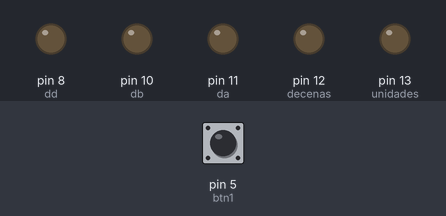
Bench run of a sketch on a simulated Arduino Uno, built with avr-gcc and run on an emulated ATmega328P. Shown: output pins drawn as LEDs (lit = HIGH). Dashed ring = blinking. The test bench sets the inputs (shaded band); at power-on: pin 5 (btn1) LOW. Pins used as bus, display or sensor lines are not drawn.

Above: at 1.2 s.
1.3 s: pin 5 (btn1) pulled HIGH for 1 s
At 3.3 s:
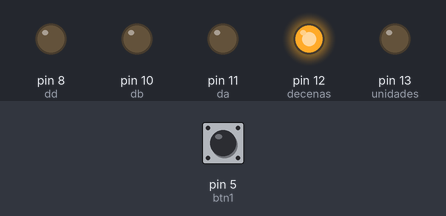
3.9 s: pin 5 (btn1) pulled HIGH for 3.2 s
At 8.3 s:
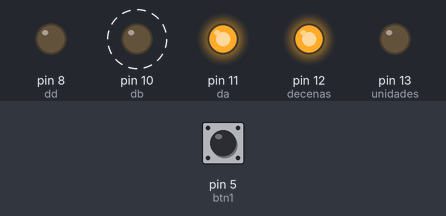
8.7 s: pin 5 (btn1) pulled HIGH for 3.2 s
At 12.9 s:
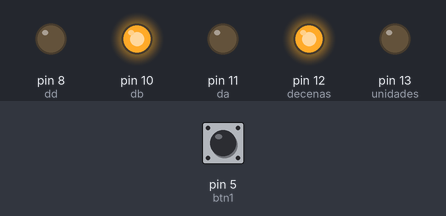
13.4 s: pin 5 (btn1) pulled HIGH for 3.2 s
At 16.0 s:
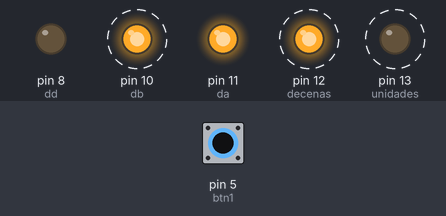
Timing chart, 0 to 17.5 s (numbered marks = the images above; inputs shaded):
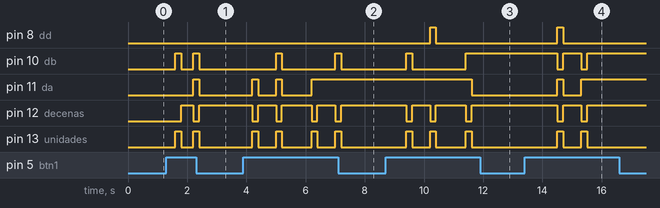

The sketch:

GuerronCarlos_Deber2.ino
```cpp
/*
 *                DEBER 2
 * Nombre: Carlos Guerrón
 * Fecha: 23/11/2020
 * Realizar un programa que al presionar el pulsador cada vez, se visualiza a cada número primo hasta el 99.
 */
// declaramos las variables que vamos a usar para nuestro programa
const int da=11;  // decodificador dato A es en el pin 11
const int db=10;  // decodificador dato B es en el pin 10
const int dc=9; // decodificador dato C es en el pin 9
const int dd=8; // decodificador dato D es el pin 8
const int btn1=5; // el boton esta en el pin 5
const int unidades=13; // para manejar las unidades usamos el pin 13
const int decenas=12; // para manejar las decenas usamos el pin 12
int contador;
int uni;
int dec;
int residuo;
int j;
boolean nroprimo;  // declaramos la variable de numero primo un valor booleano es decir verdad o falso
void setup() {
pinMode(da,OUTPUT);   // los datos del A hasta el D son salidas al decodificador
pinMode(db,OUTPUT);
pinMode(dc,OUTPUT);
pinMode(dd,OUTPUT);
pinMode(btn1,INPUT);  // el boton es una entrada de datos
pinMode(unidades,OUTPUT);  //son salidas que se activan para indicar las decenas y unidades en el display
pinMode(decenas,OUTPUT);
}

void loop() {
  if(digitalRead(btn1)==HIGH){
    delay(100);
    if(contador<=99){
      contador ++;
      nroprimo=true;

      for(j=2; j<contador; j++){
        residuo=contador%j;

        if(residuo==0){
          nroprimo=false;
          }
        }
        if(contador == 1){
          nroprimo = false;
          }
          if(nroprimo){
            if(contador<10){
              uni=contador;
              dec=0;
              }
              else{
                dec=contador/10;
                uni=contador-dec*10;
                }
                digitalWrite(unidades,HIGH);
                digitalWrite(decenas,LOW);
                contadornum(uni);
                delay(200);
                digitalWrite(unidades,LOW);
                digitalWrite(decenas,HIGH);
                contadornum(dec);
                delay(200);
          }
    }
    else
    contador = 0;
    }
delay(100);
}
void contadornum (int i){
    switch(i){
    case 0:
    digitalWrite(da,LOW);
    digitalWrite(db,LOW);
    digitalWrite(dc,LOW);
    digitalWrite(dd,LOW);
    break;
    case 1:
    digitalWrite(da,HIGH);
    digitalWrite(db,LOW);
    digitalWrite(dc,LOW);
    digitalWrite(dd,LOW);
    break;
    case 2:
    digitalWrite(da,LOW);
    digitalWrite(db,HIGH);
    digitalWrite(dc,LOW);
    digitalWrite(dd,LOW);
    break;
    case 3:
    digitalWrite(da,HIGH);
    digitalWrite(db,HIGH);
    digitalWrite(dc,LOW);
    digitalWrite(dd,LOW);
    break;
    case 4:
    digitalWrite(da,LOW);
    digitalWrite(db,LOW);
    digitalWrite(dc,HIGH);
    digitalWrite(dd,LOW);
    break;
    case 5:
    digitalWrite(da,HIGH);
    digitalWrite(db,LOW);
    digitalWrite(dc,HIGH);
    digitalWrite(dd,LOW);
    break;
    case 6:
    digitalWrite(da,LOW);
    digitalWrite(db,HIGH);
    digitalWrite(dc,HIGH);
    digitalWrite(dd,LOW);
    break;
    case 7:
    digitalWrite(da,HIGH);
    digitalWrite(db,HIGH);
    digitalWrite(dc,HIGH);
    digitalWrite(dd,LOW);
    break;
    case 8:
    digitalWrite(da,LOW);
    digitalWrite(db,LOW);
    digitalWrite(dc,LOW);
    digitalWrite(dd,HIGH);
    break;
    case 9:
    digitalWrite(da,HIGH);
    digitalWrite(db,LOW);
    digitalWrite(dc,LOW);
    digitalWrite(dd,HIGH);
    break;
    }
  }
```

Measured:
- after the input at 1.3 s, pin 10 (db), pin 13 (unidades): alternates HIGH for 0.20 s and LOW for 0.40 s, 4 changes in all, then stays LOW, starting after 0.30 s; pin 11 (da): LOW → HIGH after 0.90 s, → LOW 0.20 s later; pin 12 (decenas): LOW → HIGH after 0.50 s, → LOW 0.40 s later, → HIGH 0.20 s later
- after the input at 3.9 s, pin 10 (db): alternates HIGH for 0.20 s and LOW for 1.8 s, starting after 1.1 s; pin 11 (da): goes HIGH 0.20 s, LOW 0.60 s, HIGH 0.20 s, LOW 1.0 s, then HIGH, starting after 0.30 s
- after the input at 8.7 s, pin 8 (dd): LOW → HIGH after 1.5 s, → LOW 0.20 s later; pin 10 (db): LOW → HIGH after 0.70 s, → LOW 0.20 s later, → HIGH 1.8 s later
- after the input at 13.4 s, pin 8 (dd): LOW → HIGH after 1.1 s, → LOW 0.20 s later; pin 10 (db): alternates HIGH for 0.60 s and LOW for 0.20 s, 4 changes in all, then stays HIGH, starting after 1.1 s
